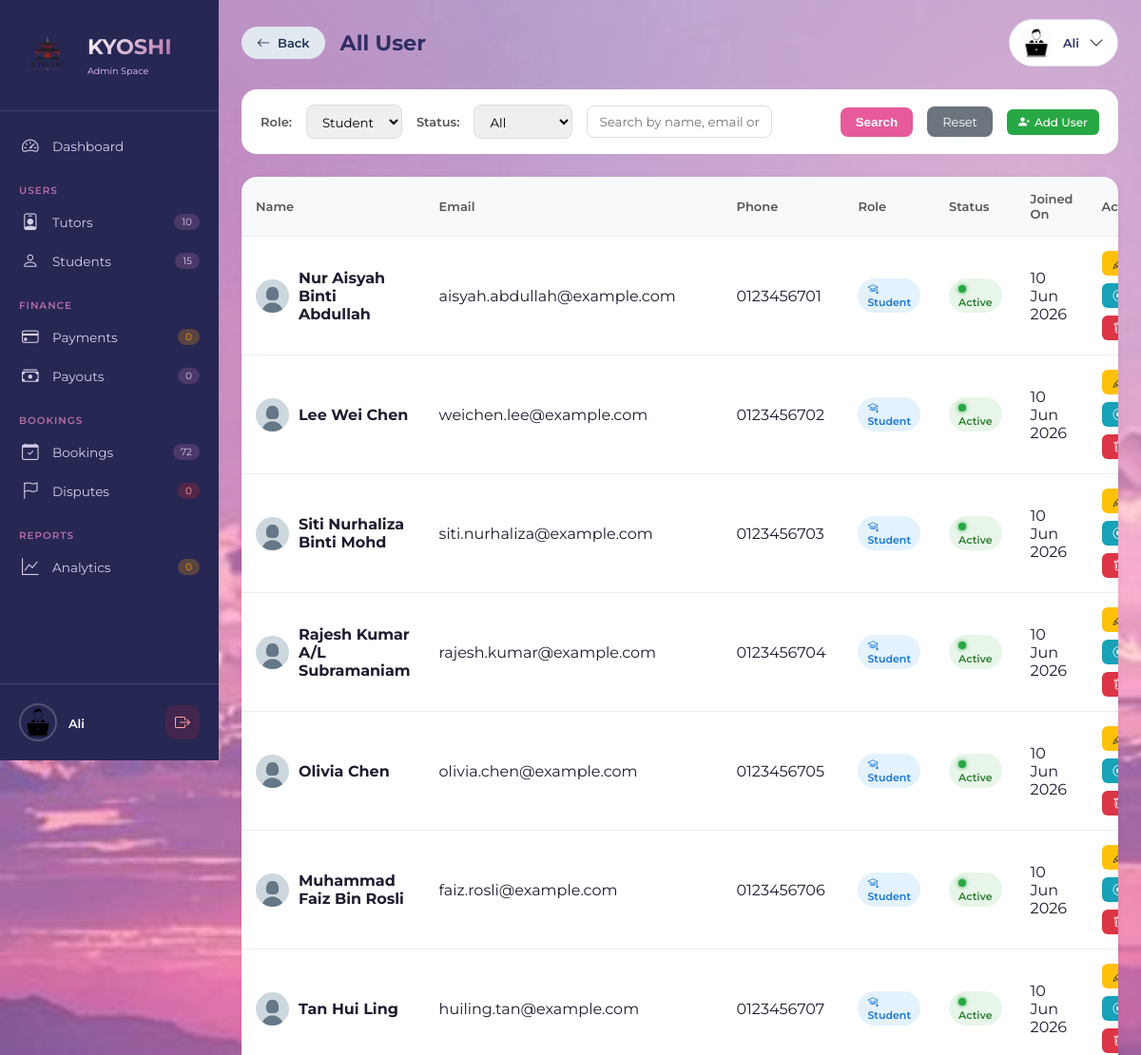
/php/admin_all_users.php?role=student (signed in, upper part), run on an earlier commit of the app's database.
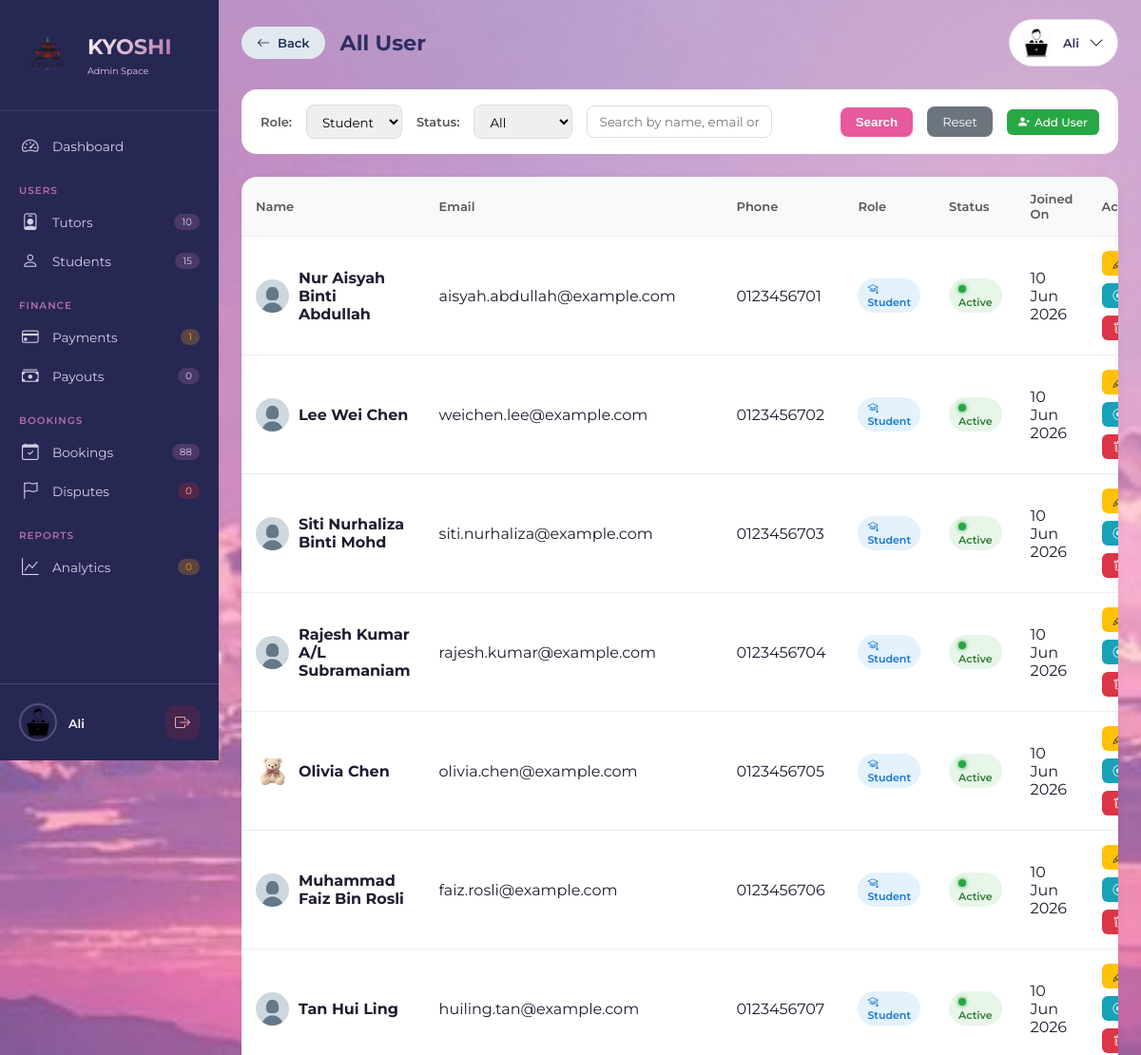
And on a later commit of the database.
### tables this page shows
CREATE TABLE `users` (
  `id` int(11) NOT NULL,
  `fullname` varchar(100) NOT NULL,
  `email` varchar(100) NOT NULL,
  `password` varchar(255) NOT NULL,
  `phone` varchar(30) DEFAULT NULL,
  `role` enum('student','tutor','admin') NOT NULL,
  `profile_pic` varchar(255) DEFAULT NULL,
  `created_at` timestamp NOT NULL DEFAULT current_timestamp(),
  `status` varchar(20) DEFAULT 'approved',
  `verification_token` varchar(255) DEFAULT NULL,
  `is_verified` tinyint(1) DEFAULT 0,
  `google_calendar_connected` tinyint(1) DEFAULT 0,
  `google_calendar_asked` tinyint(1) DEFAULT 0,
  `deactivated_at` datetime DEFAULT NULL,
  `deactivation_reason` text DEFAULT NULL,
  `first_promo_applied` tinyint(4) DEFAULT 0,
  `is_first_purchase` tinyint(4) DEFAULT 1,
  `promo_code_used` varchar(50) DEFAULT NULL
);

### php/admin_all_users.php (the view, shortened to what the changed rows need)
<?php
include 'config.php';
$adminID = $_SESSION['user_id'];
$role_filter = isset($_GET['role']) ? $_GET['role'] : 'all';
$query = "SELECT u.*,
          (SELECT COUNT(*) FROM bookings WHERE student_id = u.id) as student_bookings,
          (SELECT COUNT(*) FROM bookings WHERE tutor_id = u.id) as tutor_bookings,
          (SELECT COUNT(*) FROM tutor_certificates WHERE tutor_id = u.id AND status = 'pending') as pending_certs
          FROM users u WHERE 1=1";
$params = [];
$types = "";
if ($role_filter !== 'all') {
    $query .= " AND u.role = ?";
    $params[] = $role_filter;
    $types .= "s";
}
$query .= " ORDER BY u.created_at DESC";
$stmt = $conn->prepare($query);
if (!empty($params)) {
    $stmt->bind_param($types, ...$params);
}
$stmt->execute();
$users = $stmt->get_result();
$totalBookings = $conn->query("SELECT COUNT(*) as count FROM bookings")->fetch_assoc()['count'];
$pendingPayments = $conn->query("SELECT COUNT(*) as count FROM payments WHERE status = 'pending'")->fetch_assoc()['count'];
function e($value) {
    return htmlspecialchars($value ?? '', ENT_QUOTES, 'UTF-8');
}
?>
<!DOCTYPE html>
<html lang="en">
<head>
    <link rel="stylesheet" href="https://cdn.jsdelivr.net/npm/bootstrap-icons@1.13.1/font/bootstrap-icons.min.css">
    <link rel="stylesheet" href="../css/astyle.css">
</head>
<body>
<aside class="sidebar" id="sidebar">
    <div class="sidebar-header">
        <div class="brand-wrapper">
            <div class="brand-title">
                <h1>KYOSHI</h1>
            </div>
        </div>
    </div>
    <nav class="nav-menu">
        <div class="nav-section">
            <a href="admin_payments.php" class="nav-item">
                <i class="bi bi-credit-card"></i><span>Payments</span>
                <span class="nav-badge pending"><?= $pendingPayments ?></span>
            </a>
        </div>
        <div class="nav-section">
            <a href="admin_bookings.php" class="nav-item">
                <i class="bi bi-calendar-check"></i><span>Bookings</span>
                <span class="nav-badge"><?= $totalBookings ?></span>
            </a>
        </div>
    </nav>
</aside>
<div class="main-content" id="mainContent">
     <div class="top-bar">
    <div class="page-title">
        <div class="title-with-back">
            <h1>All User</h1>
        </div>
    </div>
</div>
    <div class="users-table-container">
        <table class="users-table">
            <thead>
                <tr>
                    <th>Name</th>
                    <th>Email</th>
                    <th>Phone</th>
                    <th>Role</th>
                    <th>Status</th>
                    <th>Joined On</th>
                    <th>Actions</th>
                </tr>
            </thead>
            <tbody>
                <?php if ($users->num_rows > 0): ?>
                    <?php while ($user = $users->fetch_assoc()): ?>
                        <tr>
                            <td>
                                <div style="display: flex; align-items: center; gap: 10px;">
                                    <?php if (!empty($user['profile_pic']) && file_exists('../uploads/profiles/' . $user['profile_pic'])): ?>
                                    <img src="../uploads/profiles/<?= e($user['profile_pic']) ?>" style="width: 35px; height: 35px; border-radius: 50%; object-fit: cover;">
                                <?php else: ?>
                                    <?php
                                    $role = $user['role'] ?? 'user';
                                    $defaultAvatar = '../assets/img/profile.png';
                                    if ($role === 'admin') {
                                        $defaultAvatar = '../assets/img/profile-admin.png';
                                    } elseif ($role === 'tutor') {
                                        $defaultAvatar = '../assets/img/profile-tutor.png';
                                    } elseif ($role === 'student') {
                                        $defaultAvatar = '../assets/img/profile.png';
                                    }
                                    ?>
                                    <img src="<?= $defaultAvatar ?>" style="width: 35px; height: 35px; border-radius: 50%; object-fit: cover; background: #e0e0e0;">
                                <?php endif; ?>
                                    <strong><?= e($user['fullname']) ?></strong>
                                </div>
                            </td>
                            <td><?= e($user['email']) ?></td>
                            <td><?= e($user['phone'] ?: '-') ?></td>
                            <td>
                                <span class="badge badge-<?= $user['role'] ?>">
                                    <i class="bi bi-<?= $user['role'] === 'student' ? 'mortarboard' : ($user['role'] === 'tutor' ? 'person-badge' : 'shield') ?>"></i>
                                    <?= ucfirst($user['role']) ?>
                                </span>
                            </td>
                            <td>
                                <span class="badge badge-<?= $user['status'] ?>">
                                    <span class="status-dot <?= $user['status'] === 'approved' ? 'active' : ($user['status'] === 'inactive' ? 'inactive' : 'pending') ?>"></span>
                                    <?= $user['status'] === 'approved' ? 'Active' : ucfirst($user['status']) ?>
                                </span>
                            </td>
                            <td><?= date('d M Y', strtotime($user['created_at'])) ?></td>
                            <td>
                                <div class="action-buttons">
                                    <button onclick="openEditModal(<?= htmlspecialchars(json_encode($user)) ?>)" class="btn-icon btn-edit">
                                        <i class="bi bi-pencil"></i> Edit
                                    </button>
                                    <button onclick="toggleStatus(<?= $user['id'] ?>, '<?= $user['status'] ?>')" class="btn-icon btn-toggle <?= $user['status'] === 'inactive' ? 'active' : '' ?>">
                                        <i class="bi bi-<?= $user['status'] === 'inactive' ? 'play-circle' : 'pause-circle' ?>"></i>
                                    </button>
                                    <?php if ($user['id'] != $adminID): ?>
                                        <button onclick="confirmDelete(<?= $user['id'] ?>)" class="btn-icon btn-delete">
                                            <i class="bi bi-trash"></i> Delete
                                        </button>
                                    <?php endif; ?>
                                </div>
                            </td>
                        </tr>
                    <?php endwhile; ?>
                <?php endif; ?>
            </tbody>
        </table>
    </div>
</div>
</body>
</html>

What changed in the data, as far as the page shows it:
changed users "Olivia Chen": profile_pic: picture added
Also different on the page:
$pendingPayments: "0" → "1"
$totalBookings: "72" → "88"
